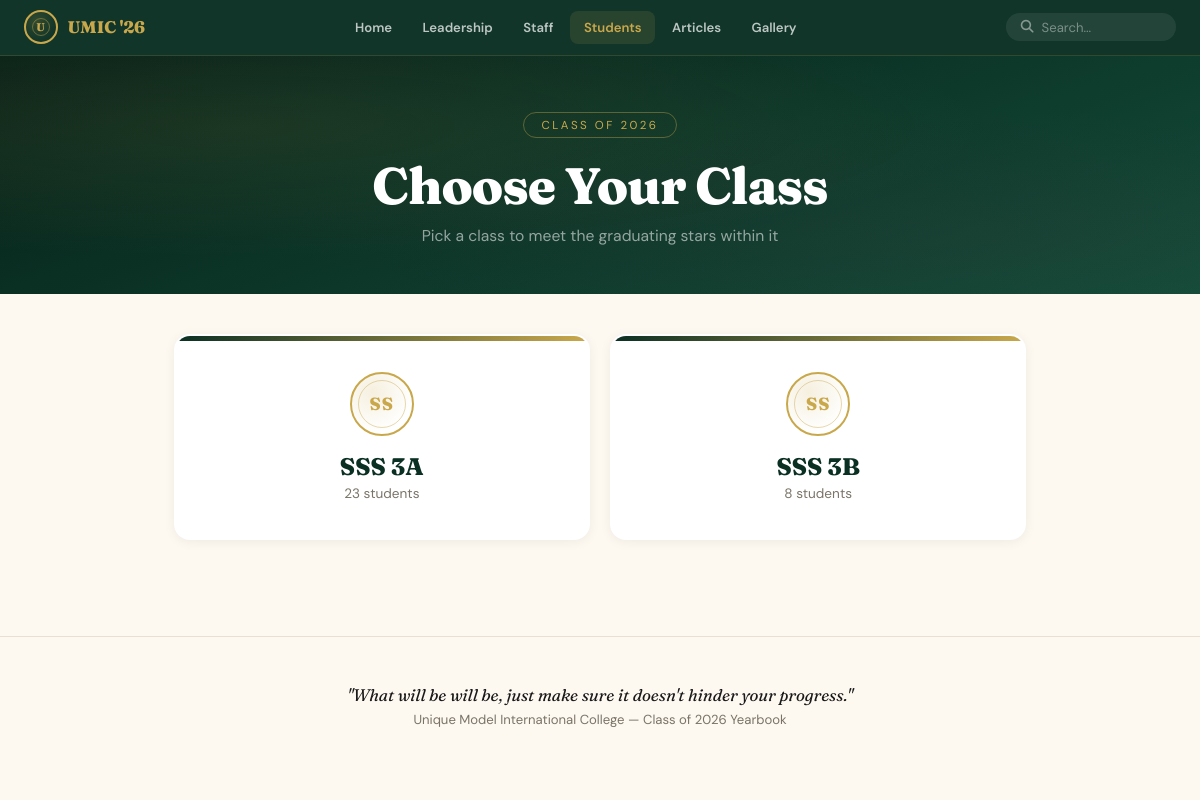
Page /classes on the committed database.
### tables this page shows
CREATE TABLE settings (
    id INTEGER PRIMARY KEY CHECK (id = 1),
    school_name TEXT DEFAULT 'Unique Model International College',
    motto TEXT DEFAULT 'What will be will be, just make sure it doesn''t hinder your progress.',
    graduation_year TEXT DEFAULT '2026',
    theme_primary TEXT DEFAULT '#0A2F23',
    theme_accent TEXT DEFAULT '#C9A84C',
    principal_message TEXT DEFAULT '',
    logo TEXT DEFAULT ''
);

### app.py (the view)
@app.route('/classes')
def classes():
    db = get_db()
    settings = row_to_dict(db.execute("SELECT * FROM settings WHERE id=1").fetchone())
    rows = db.execute("""SELECT class_name, COUNT(*) c FROM students
                          GROUP BY class_name ORDER BY class_name""").fetchall()
    return render_template('classes.html', settings=settings, class_rows=rows)

### app.py (called while the page is built)
def get_db():
    if 'db' not in g:
        g.db = sqlite3.connect(DB_PATH)
        g.db.row_factory = sqlite3.Row
        g.db.execute("PRAGMA foreign_keys = ON")
    return g.db

def row_to_dict(row):
    return dict(row) if row else None

### templates/classes.html (shortened to what this page needs)
{% extends "base.html" %}
{% set active_page = 'classes' %}
{% block content %}
<section class="page-hero">
  <div class="eyebrow">Class of {{ settings.graduation_year }}</div>
  <h1>Choose Your Class</h1>
  <p>Pick a class to meet the graduating stars within it</p>
</section>
<div class="section-wrap">
  {% if class_rows %}
  <div class="class-grid">
    {% for row in class_rows %}
    <a href="{{ url_for('class_students', class_name=row['class_name']) }}" class="class-card">
      <div class="seal"><span class="seal-mark">{{ row['class_name'][:2]|upper }}</span></div>
      <h3>{{ row['class_name'] }}</h3>
      <p>{{ row['c'] }} student{{ 's' if row['c'] != 1 else '' }}</p>
    </a>
    {% endfor %}
  </div>
  {% else %}
  <div class="empty-state">
    <i class="fas fa-school"></i>
    <p>No classes have been added yet.</p>
  </div>
  {% endif %}
</div>
{% endblock %}

### templates/base.html (shortened to what this page needs)
<!DOCTYPE html>
<html lang="en">
<head>
<link rel="stylesheet" href="https://cdnjs.cloudflare.com/ajax/libs/font-awesome/6.5.0/css/all.min.css">
<link rel="stylesheet" href="{{ url_for('static', filename='css/style.css') }}">
</head>
<body>
<nav id="siteNav">
  <div class="nav-inner">
    <a href="{{ url_for('home') }}" class="nav-brand">
      <div class="seal"><span class="seal-mark">U</span></div>
      <span>UMIC '{{ settings.graduation_year[-2:] if settings.graduation_year else '26' }}</span>
    </a>
    <div class="nav-links">
      <a href="{{ url_for('home') }}" class="nav-link {{ 'active' if active_page=='home' else '' }}">Home</a>
      <a href="{{ url_for('leadership') }}" class="nav-link {{ 'active' if active_page=='leadership' else '' }}">Leadership</a>
      <a href="{{ url_for('staff') }}" class="nav-link {{ 'active' if active_page=='staff' else '' }}">Staff</a>
      <a href="{{ url_for('classes') }}" class="nav-link {{ 'active' if active_page=='classes' else '' }}">Students</a>
      <a href="{{ url_for('articles') }}" class="nav-link {{ 'active' if active_page=='articles' else '' }}">Articles</a>
      <a href="{{ url_for('gallery') }}" class="nav-link {{ 'active' if active_page=='gallery' else '' }}">Gallery</a>
    </div>
    <form class="nav-search" action="{{ url_for('search') }}" method="get" id="navSearchForm">
      <i class="fas fa-search"></i>
      <input type="text" name="q" placeholder="Search...">
    </form>
  </div>
</nav>
{% block content %}{% endblock %}
<footer>
  <p class="fq">"{{ settings.motto }}"</p>
  <p>{{ settings.school_name }} — Class of {{ settings.graduation_year }} Yearbook</p>
</footer>
</body>
</html>

### static/css/style.css (style rules this page uses)
:root { --bg:#FDF8F0; --paper:#FFFFFF; --fg:#1A1A1A; --muted:#7A7468; --accent:#C9A84C; --accent-dim:#B8943F; --primary:#0A2F23; --primary-light:#134D3A; --primary-pale:#E9F1EC; --wine:#7C1D3E; --border:#E8E0D4; --tag:#F0EBE3; --shadow-sm:0 2px 12px rgba(10,47,35,.06); --shadow-md:0 10px 30px rgba(10,47,35,.10); --shadow-lg:0 25px 60px rgba(10,47,35,.18); --radius:16px; --serif:'Fraunces', 'Playfair Display', serif; --sans:'DM Sans', sans-serif; }
* { margin:0;padding:0;box-sizing:border-box }
html { scroll-behavior:smooth }
body { font-family:var(--sans);background:var(--bg);color:var(--fg);overflow-x:hidden;-webkit-font-smoothing:antialiased }
h1,h2,h3,h4,h5 { font-family:var(--serif) }
a { color:inherit;text-decoration:none }
.seal { width:64px;height:64px;border-radius:50%; border:2px solid var(--accent); display:flex;align-items:center;justify-content:center; position:relative;flex-shrink:0; background:radial-gradient(circle at 35% 30%, rgba(201,168,76,.18), transparent 70%); }
.seal::before { content:'';position:absolute;inset:6px;border:1px solid rgba(201,168,76,.45);border-radius:50%; }
.seal-mark { font-family:var(--serif);font-weight:800;color:var(--accent);font-size:1.1rem;letter-spacing:1px }
#siteNav { position:sticky;top:0;z-index:900; background:rgba(10,47,35,.97);backdrop-filter:blur(14px); border-bottom:1px solid rgba(201,168,76,.18); }
.nav-inner { max-width:1240px;margin:0 auto;display:flex;align-items:center;justify-content:space-between;padding:.65rem 1.5rem;gap:1rem }
.nav-brand { display:flex;align-items:center;gap:.6rem;color:var(--accent);font-family:var(--serif);font-weight:800;font-size:1.05rem;white-space:nowrap }
.nav-brand .seal { width:34px;height:34px }
.nav-brand .seal-mark { font-size:.7rem }
.nav-links { display:flex;gap:.2rem;flex-wrap:wrap;justify-content:flex-end }
.nav-link { padding:.5rem .85rem;border-radius:8px;color:rgba(255,255,255,.72);font-size:.82rem;font-weight:600;cursor:pointer;transition:all .2s;border:none;background:none;font-family:var(--sans) }
.nav-link.active { color:var(--accent);background:rgba(201,168,76,.13) }
.nav-search { display:flex;align-items:center;background:rgba(255,255,255,.08);border-radius:50px;padding:.35rem .9rem;gap:.5rem }
.nav-search input { background:none;border:none;color:#fff;font-size:.82rem;width:120px;outline:none;font-family:var(--sans) }
.nav-search input::placeholder { color:rgba(255,255,255,.4) }
.nav-search i { color:rgba(255,255,255,.45);font-size:.8rem }
.page-hero { background:linear-gradient(160deg,#061f17 0%,#0A2F23 35%,#134D3A 100%); padding:3.5rem 1.5rem 3rem;text-align:center;position:relative;overflow:hidden; }
.page-hero::before { content:'';position:absolute;inset:0;pointer-events:none; background:radial-gradient(ellipse at 20% 30%,rgba(201,168,76,.10) 0%,transparent 55%), radial-gradient(ellipse at 80% 75%,rgba(124,29,62,.08) 0%,transparent 50%); }
.page-hero h1 { position:relative;z-index:1;font-size:clamp(2rem,5.5vw,3.2rem);color:#fff;font-weight:800;letter-spacing:-1px;margin-bottom:.5rem }
.page-hero p { position:relative;z-index:1;color:rgba(255,255,255,.55);font-size:.98rem;max-width:520px;margin:0 auto }
.page-hero .eyebrow { position:relative;z-index:1;display:inline-block;padding:.3rem 1.1rem;border:1px solid rgba(201,168,76,.4);border-radius:50px;color:var(--accent);font-size:.72rem;letter-spacing:2.5px;text-transform:uppercase;margin-bottom:1rem }
.section-wrap { max-width:1240px;margin:0 auto;padding:2.5rem 1.5rem 4rem }
.class-grid { max-width:900px;margin:0 auto;padding:0 1.5rem;display:grid;grid-template-columns:repeat(auto-fit,minmax(220px,1fr));gap:1.3rem }
.class-card { background:var(--paper);border-radius:var(--radius);padding:2.2rem 1.5rem;text-align:center; box-shadow:var(--shadow-sm);cursor:pointer;transition:all .3s cubic-bezier(.25,.46,.45,.94); border:2px solid transparent;position:relative;overflow:hidden; }
.class-card::before { content:'';position:absolute;top:0;left:0;right:0;height:5px;background:linear-gradient(90deg,var(--primary),var(--accent)) }
.class-card .seal { margin:0 auto 1rem }
.class-card h3 { font-size:1.5rem;font-weight:800;color:var(--primary);margin-bottom:.3rem }
.class-card p { color:var(--muted);font-size:.85rem }
footer { text-align:center;padding:3rem 1.5rem;color:var(--muted);font-size:.82rem;border-top:1px solid var(--border);margin-top:2rem }
footer .fq { font-family:var(--serif);font-size:1.05rem;font-style:italic;color:var(--fg);margin-bottom:.4rem }

### rows in the picture
settings: graduation_year "26", graduation_year "2026", motto "What will be will be, just make sure it doesn't hinder your progress.", school_name "Unique Model International College"

### other values in the picture
{{ row['class_name'][:2]|upper }} "SS" "SS"
{{ row['class_name'] }} "SSS 3A" "SSS 3B"
{{ row['c'] }} "23" "8"
{{ 's' if row['c'] != 1 else '' }} "s" "s"
